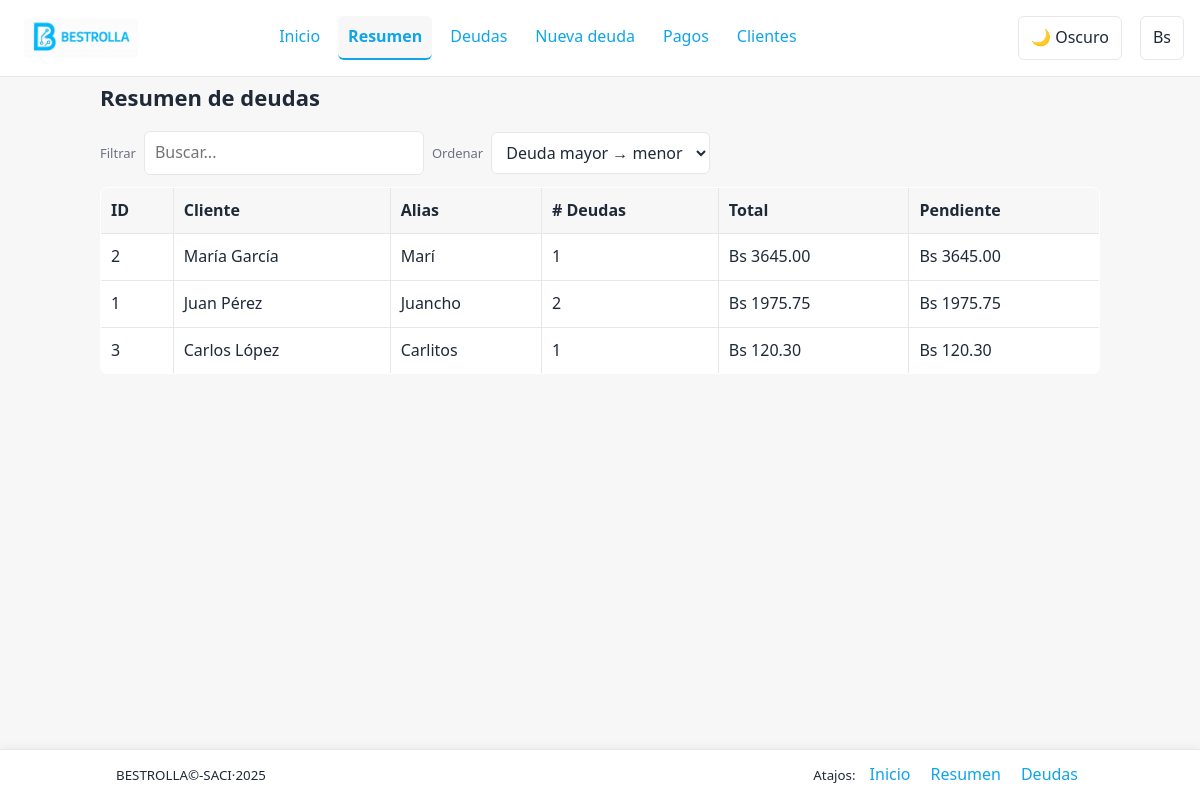
Screenshot of /index/vista/resumen.php with the database file from the repository.
### tables this page shows
CREATE TABLE Clientes (
    id_cliente INT PRIMARY KEY AUTO_INCREMENT,
    nombre VARCHAR(50) NOT NULL,
    apellido VARCHAR(50) NOT NULL,
    alias VARCHAR(50),
    fecha_registro DATE DEFAULT (CURRENT_DATE),
    estado ENUM('ACTIVO', 'INACTIVO') DEFAULT 'ACTIVO'
);

### index/logica/vistas.php (called while the page is built, shortened)
<?php
function obtenerResumen(): array {
    $pdo = db();
    try {
        return $pdo->query('SELECT * FROM VistaResumenDeudas ORDER BY total_deudado_bs DESC')->fetchAll();
    } catch (PDOException $e) {
        try {
            return $pdo->query('SELECT
                c.id_cliente,
                CONCAT(c.nombre, " ", c.apellido) AS nombre_completo,
                c.alias,
                COUNT(d.id_deuda) AS total_deudas,
                COALESCE(SUM(CASE WHEN d.moneda="USD" THEN d.monto_total * COALESCE(d.tasa_dolar_dia,0) ELSE d.monto_total END),0) AS total_deudado_bs,
                COALESCE(SUM(CASE WHEN d.moneda="USD" THEN d.monto_total ELSE CASE WHEN COALESCE(d.tasa_dolar_dia,0)>0 THEN d.monto_total / COALESCE(d.tasa_dolar_dia,0) ELSE 0 END END),0) AS total_deudado_usd,
                COALESCE(SUM(
                  GREATEST(0,
                    (CASE WHEN d.moneda="USD" THEN d.monto_total * COALESCE(d.tasa_dolar_dia,0) ELSE d.monto_total END)
                    - COALESCE((
                      SELECT SUM(CASE
                        WHEN pg.moneda="USD" THEN pg.monto_pago * COALESCE(pg.tasa_dolar_dia, COALESCE(d.tasa_dolar_dia,0))
                        ELSE pg.monto_pago
                      END)
                      FROM Pagos pg WHERE pg.id_deuda=d.id_deuda
                    ),0)
                  )
                ),0) AS deuda_pendiente
            FROM Clientes c
            LEFT JOIN Deudas d ON d.id_cliente=c.id_cliente
            GROUP BY c.id_cliente, c.nombre, c.apellido, c.alias
            ORDER BY total_deudado_bs DESC')->fetchAll();
        } catch (PDOException $e2) {
            return [];
        }
    }
}

### index/vista/resumen.php (the view, shortened to what this page needs)
<?php
require __DIR__.'/../logica/vistas.php';
$rows = obtenerResumen();
$tasa = obtenerTasaActual();
$tasaActual = (float)($tasa['tasa_bolivares'] ?? 0);
?><!doctype html><html><head><meta charset="utf-8"><title>Resumen</title><link rel="stylesheet" href="assets/css/style.css"><script src="assets/js/main.js" defer></script></head><body>
<?php require __DIR__.'/partials/nav.php'; ?>
<div class="container">
<h1>Resumen de deudas</h1>
<div class="toolbar">
<label>Filtrar</label>
<input class="filter-input" data-target="#tbl-resumen" placeholder="Buscar...">
<label>Ordenar</label>
<select class="sort-input" data-target="#tbl-resumen">
  <option value="pend_desc">Deuda mayor → menor</option>
  </select>
</div>
<table id="tbl-resumen" border="1" cellpadding="6">
<tr>
<th>ID</th><th>Cliente</th><th>Alias</th><th># Deudas</th><th>Total</th><th>Pendiente</th>
</tr>
<?php foreach($rows as $r): ?>
<tr>
<td><?=htmlspecialchars((string)$r['id_cliente'])?></td>
<td><?=htmlspecialchars((string)$r['nombre_completo'])?></td>
<td><?=htmlspecialchars((string)$r['alias'])?></td>
<td><?=htmlspecialchars((string)$r['total_deudas'])?></td>
<?php $bs = isset($r['total_deudado_bs']) ? (float)$r['total_deudado_bs'] : (float)($r['total_deudado'] ?? 0); $usd = isset($r['total_deudado_usd']) ? (float)$r['total_deudado_usd'] : ($tasaActual>0 ? $bs/$tasaActual : 0); $pendBs = isset($r['deuda_pendiente_bs']) ? (float)$r['deuda_pendiente_bs'] : (float)($r['deuda_pendiente'] ?? 0); $pendBs = max(0,$pendBs); $pendUsd = $tasaActual>0 ? $pendBs/$tasaActual : 0; ?>
<td><span class="amount"><span class="bs"><?= 'Bs ' . htmlspecialchars(number_format((float)$bs,2,'.',''))?></span><span class="usd"><?= '$ ' . htmlspecialchars(number_format((float)$usd,2,'.',''))?></span></span></td>
<td><span class="amount"><span class="bs"><?= 'Bs ' . htmlspecialchars(number_format((float)$pendBs,2,'.',''))?></span><span class="usd"><?= '$ ' . htmlspecialchars(number_format((float)$pendUsd,2,'.',''))?></span></span></td>
</tr>
<?php endforeach; ?>
</table>
</div>
<?php require __DIR__.'/partials/footer.php'; ?>
</body></html>

### index/vista/assets/css/style.css (style rules this page uses)
:root { --bg:#f7f7f7;--fg:#1f2937;--muted:#6b7280;--primary:#0ea5e9;--border:#e5e7eb;--surface:#ffffff;--hover:rgba(0,0,0,.03);--ring:rgba(14,165,233,.2) }
* { box-sizing:border-box }
body { font-family:system-ui,Arial,sans-serif;margin:0;background:var(--bg);color:var(--fg);line-height:1.6;padding:80px 24px 80px }
.container { max-width:1000px;margin:0 auto }
h1 { font-size:22px;margin:0 0 16px }
table { width:100%;border-collapse:collapse;background:var(--surface);border:1px solid var(--border);border-radius:8px;overflow:hidden }
th,td { padding:10px;border-bottom:1px solid var(--border);text-align:left }
th { background:var(--hover);font-weight:600 }
label { font-size:13px;color:var(--muted) }
input,select,button { font:inherit }
input,select { padding:8px 10px;border:1px solid var(--border);border-radius:6px;background:var(--surface);color:var(--fg) }
.amount .bs { display:inline }
.filter-input { display:block;margin:8px 0 16px;max-width:280px }
.toolbar { display:flex;gap:8px;align-items:center;flex-wrap:wrap;margin-bottom:12px }
.toolbar .filter-input { margin:0;flex:1 1 260px }
.toolbar label { margin:0 }
.toolbar .sort-input { padding:8px 10px;border:1px solid var(--border);border-radius:6px;background:var(--surface);color:var(--fg) }

### rows the page displays
clientes: id_cliente "2", nombre_completo "María García", alias "Marí", total_deudas "1", bs "3645.00", pendBs "3645.00"
clientes: id_cliente "1", nombre_completo "Juan Pérez", alias "Juancho", total_deudas "2", bs "1975.75", pendBs "1975.75"
clientes: id_cliente "3", nombre_completo "Carlos López", alias "Carlitos", total_deudas "1", bs "120.30", pendBs "120.30"
